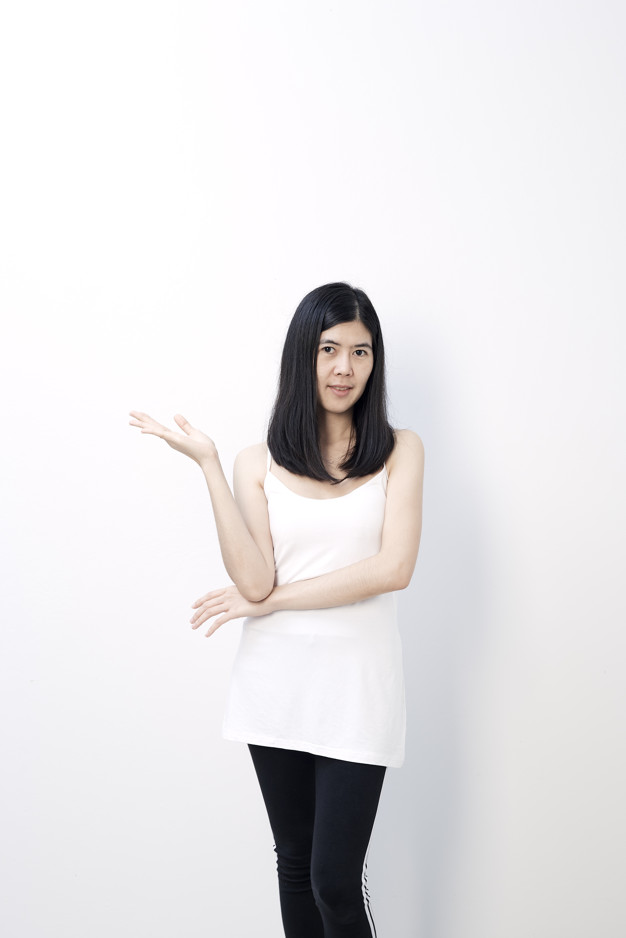
#> input picture Andreu/Andreu/Pell by miquel/jo.jpg, 626 x 938 px
$ python rectanglecos.py
#> lines starting #> are read from the running program, lines starting #| are printed output that depends on the picture; after the words box and inside, x2 and y2 are one past the last pixel; in counts of white or black regions, pixels touching at a corner belong together
import cv2

import numpy as np

faceClassif = cv2.CascadeClassifier('haarcascade_frontalface_default.xml')

image = cv2.imread('jo.jpg')
#> image is the input picture: shape (938, 626, 3); mean B, G, R 229.4, 227.9, 229.7
gray = cv2.cvtColor(image, cv2.COLOR_BGR2GRAY)

faces = faceClassif.detectMultiScale(gray,
	scaleFactor=1.1,
	minNeighbors=5,
	minSize=(30,30),
	maxSize=(200,200))
#> faces = [[303, 322, 79, 79]]

for (x, y, w,  h) in faces:
	cv2.rectangle(image, (x, y), (x + w, y + h), (0, 255, 0), 1)
	cv2.rectangle(image, (x - w, y), (x +2*w , y + 5*h), (0, 255, 0), 1)
#> this loop made 1 pass
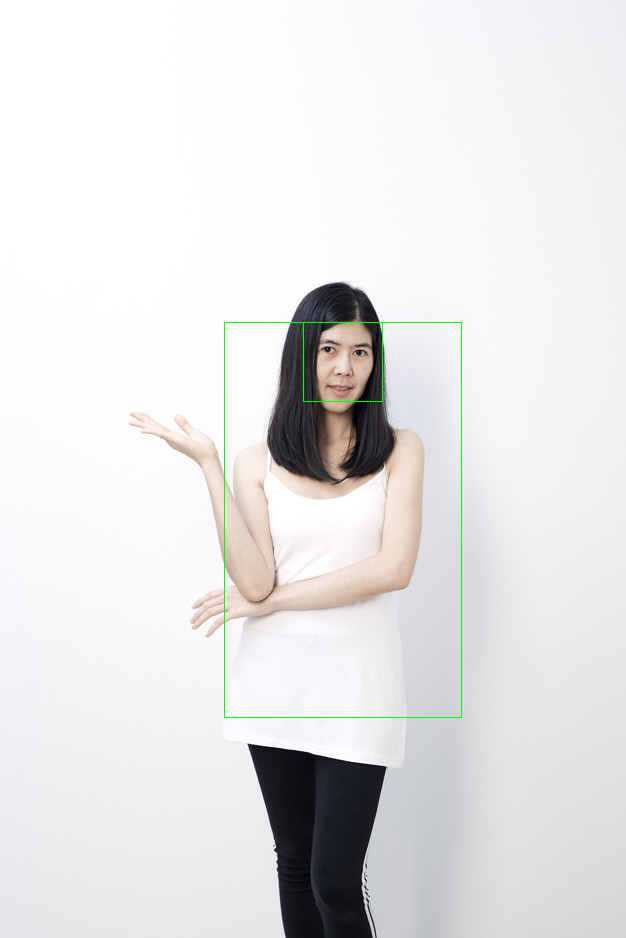
#> image: shape (938, 626, 3); 0.26% of pixels changed, all inside (x1, y1, x2, y2) = (224, 322, 462, 718)

cv2.imshow('image',image)
cv2.waitKey(0)
cv2.destroyAllWindows()
